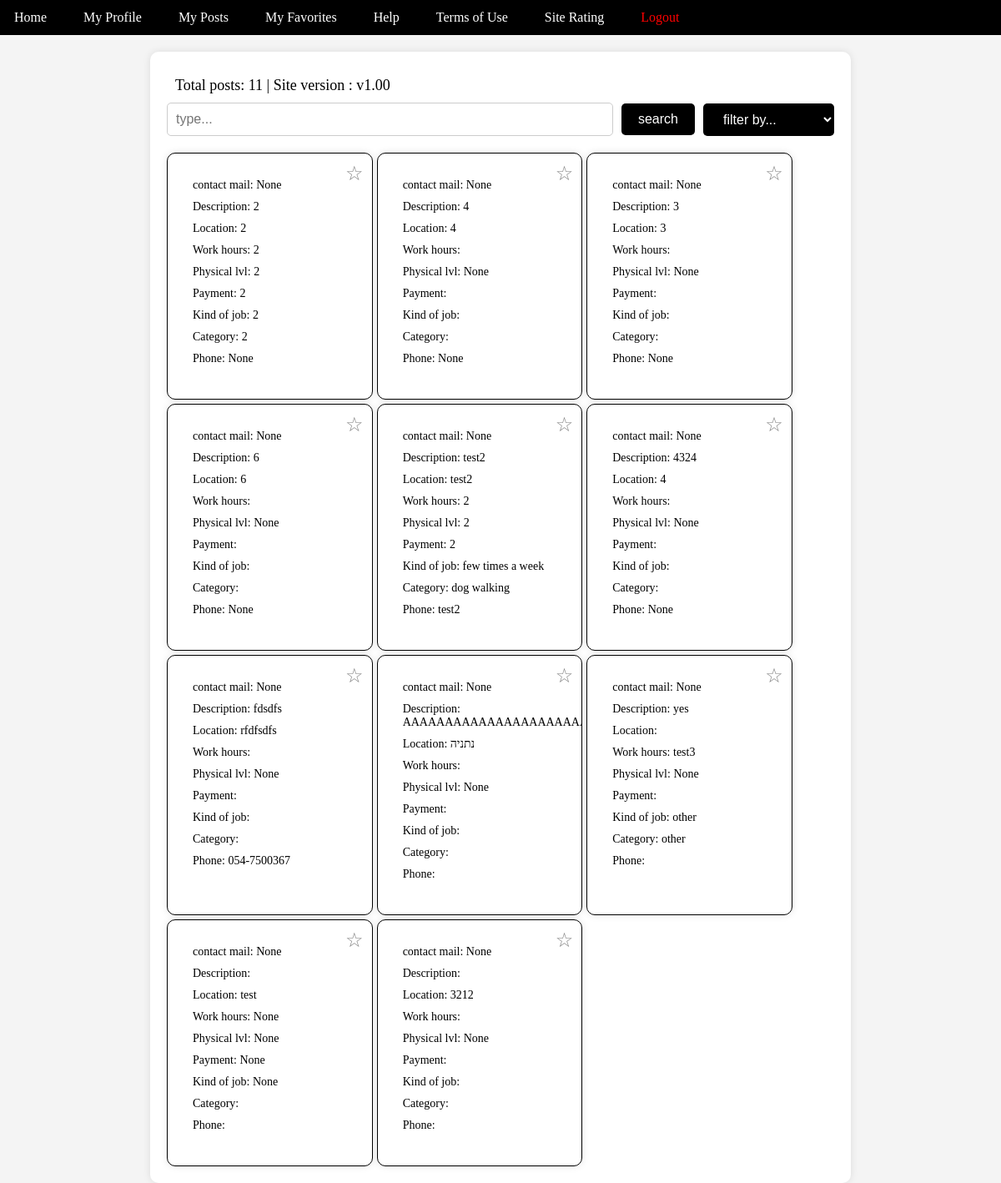
Before: /homepage/ with the older database file.
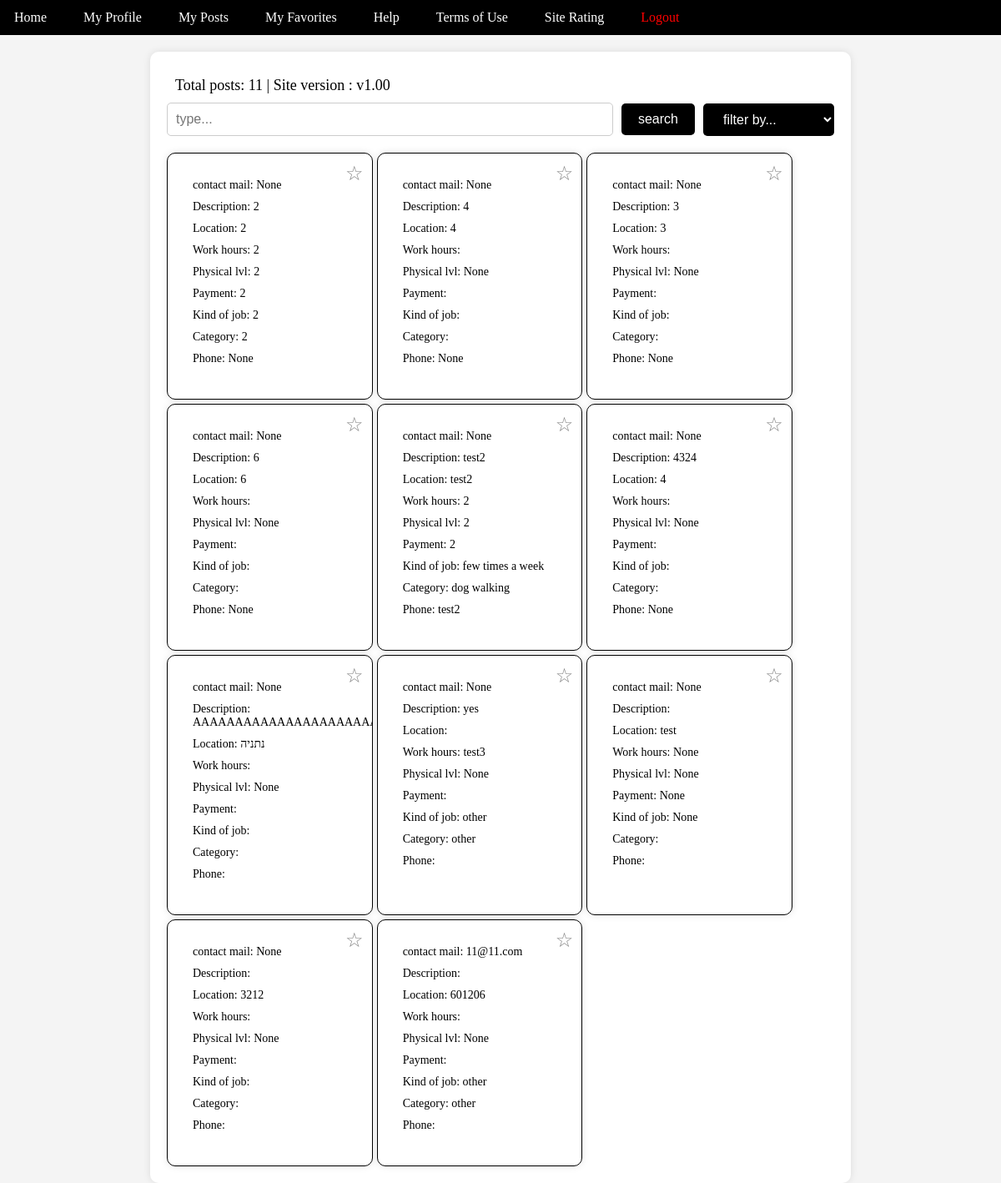
After: the same page with the newer database file.
### posts/models.py (models this page shows)
class Post(models.Model):
    mail = models.EmailField(null=True, blank=True)
    description = models.TextField(null=True, blank=True)
    location = models.TextField(null=True, blank=True)
    payment = models.TextField(null=True, blank=True)
    work_hours = models.TextField(null=True, blank=True)
    phys_lvl = models.IntegerField(null=True, blank=True)
    kind_of_job = models.TextField(null=True, blank=True)
    category = models.TextField(null=True, blank=True)
    phone = models.TextField(null=True, blank=True)

### project/views.py (the view)
# urls.py: path('homepage/', views.homepage, name='homepage'),
def homepage(request):
    posts = Post.objects.all()
    global_user_id = request.session.get('global_user_id')
    if global_user_id:
        user = User.objects.get(id=global_user_id)
        favorites = [int(fav) for fav in user.favorites]
    else:
        favorites = []  # Initialize favorites as an empty list if user is not logged in
    context = {'posts': posts, 'favorites': favorites}
    return render(request, 'homepage.html', context)

### templates/homepage.html (shortened to what this page needs)
<!DOCTYPE html>
<html lang="en">
<head>
</head>
<body>
{% extends 'toolbar.html' %}
{% block content %}
<div class="content">
    <div class="total-posts">Total posts:  {{ posts|length }}  |  Site version : v1.00</div>
    <div class="search-filter">
        <input type="text" class="search-input" placeholder="type...">
        <button class="search-button">search</button>
        <select class="filter-select">
            <option value="">filter by...</option>
        </select>
    </div>
    <div class="posts">
        {% if posts %}
        {% for post in posts %}
        <div class="post" data-description="{{ post.description }}" data-location="{{ post.location }}" data-work-hours="{{ post.work_hours }}" data-phys-lvl="{{ post.phys_lvl }}" data-kind-of-job="{{ post.kind_of_job }}" data-category="{{ post.category }}" data-phone="{{ post.phone }}" data-payment="{{ post.payment }}">
            <div class="post-content">
                <div class="post-info">contact mail: {{ post.mail}}</div>
                <div class="post-info">Description: {{ post.description }}</div>
                <div class="post-info">Location: {{ post.location }}</div>
                <div class="post-info">Work hours: {{ post.work_hours }}</div>
                <div class="post-info">Physical lvl: {{ post.phys_lvl }}</div>
                <div class="post-info">Payment: {{ post.payment }}</div>
                <div class="post-info">Kind of job: {{ post.kind_of_job }}</div>
                <div class="post-info">Category: {{ post.category }}</div>
                <div class="post-info">Phone: {{ post.phone }}</div>
                <div class="favorites-button {% if post.id|add:0 in favorites %}active {% endif %}" data-post-id="{{ post.id }}">☆</div>
            </div>
        </div>
        {% endfor %}
        {% else %}
        <p class="no-posts-message" style="display: none;">No posts fit your request.</p>
        {% endif %}
    </div>
</div>
</body>
</html>
{% endblock %}

Changed rows visible on the page:
removed Post: mail "None", description "fdsdfs", location "rfdfsdfs", phys_lvl "None", phone "054-7500367"
added Post: mail "11@11.com", location "601206", phys_lvl "None", kind_of_job "other", category "other"
